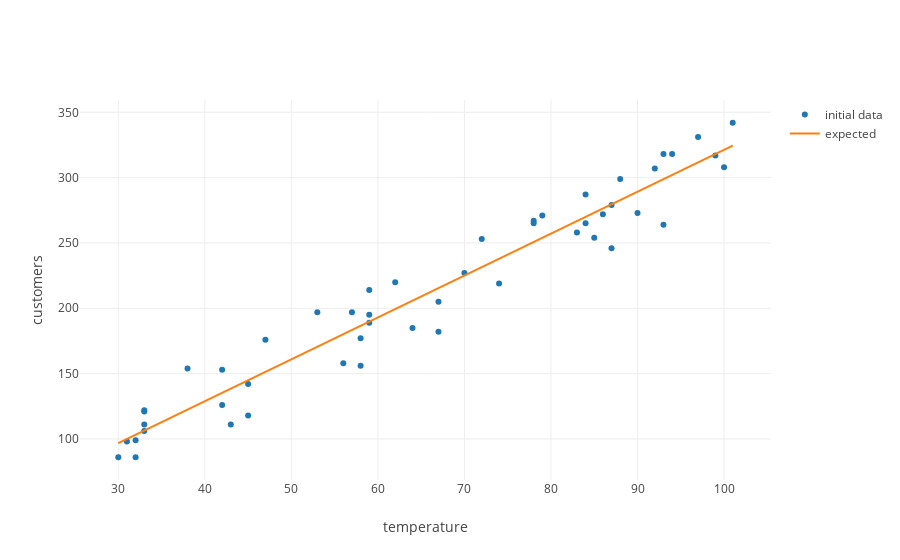

Write notebook code for a chart like this one.
### Markdown cell above
Now notice that when we train our data on the noisy data, our model came close, but did not discover the true relationship between temperature and customers.  Why not?  Why did it not say that the best fit line is the matches $y = 3x + 10$.  Well it's because when we train the model it is simply trying to draw a line that minimizes the sum of the squared errors through the random data.  And so the model is influenced by the whims and randomness of the data.

### Code cell
customer_predictions = model.predict(temperature_inputs)
model_trace = trace_values(random_temperatures, customer_predictions, name = 'expected', mode = 'lines')
plot([data_trace, model_trace], layout = layout)

### Figure 1 — Plotly figure (JSON) as saved in the notebook; plotly's stock layout.template omitted (floating-point values rounded to 4 significant figures)
{"data": [{"mode": "markers", "name": "initial data", "text": [], "type": "scatter", "uid": "ba48cb03-d11d-4615-876d-d89af428356a", "x": [47, 38, 62, 45, 93, 87, 90, 78, 56, 42, 92, 33, 79, 85, 30, 87, 64, 59, 43, 70, 33, 32, 33, 99, 31, 78, 57, 84, 33, 97, 58, 86, 93, 100, 59, 74, 59, 58, 88, 67, 32, 83, 101, 42, 53, 67, 45, 72, 94, 84], "y": [176, 154, 220, 118, 264, 246, 273, 267, 158, 153, 307, 121, 271, 254, 86, 279, 185, 195, 111, 227, 122, 86, 106, 317, 98, 265, 197, 287, 111, 331, 177, 272, 318, 308, 189, 219, 214, 156, 299, 182, 99, 258, 342, 126, 197, 205, 142, 253, 318, 265]}, {"mode": "lines", "name": "expected", "text": [], "type": "scatter", "uid": "4d93dc89-4ff0-4a08-bd23-e722f85d568e", "x": [47, 38, 62, 45, 93, 87, 90, 78, 56, 42, 92, 33, 79, 85, 30, 87, 64, 59, 43, 70, 33, 32, 33, 99, 31, 78, 57, 84, 33, 97, 58, 86, 93, 100, 59, 74, 59, 58, 88, 67, 32, 83, 101, 42, 53, 67, 45, 72, 94, 84], "y": [151.3, 122.4, 199.4, 144.9, 298.9, 279.7, 289.3, 250.8, 180.2, 135.3, 295.7, 106.4, 254.0, 273.2, 96.78, 279.7, 205.9, 189.8, 138.5, 225.1, 106.4, 103.2, 106.4, 318.2, 99.99, 250.8, 183.4, 270.0, 106.4, 311.7, 186.6, 276.4, 298.9, 321.4, 189.8, 237.9, 189.8, 186.6, 282.9, 215.5, 103.2, 266.8, 324.6, 135.3, 170.6, 215.5, 144.9, 231.5, 302.1, 270.0]}], "layout": {"autosize": true, "xaxis": {"autorange": true, "range": [25.62, 105.4], "title": {"text": "temperature"}, "type": "linear"}, "yaxis": {"autorange": true, "range": [67.25, 360.8], "title": {"text": "customers"}, "type": "linear"}}}
